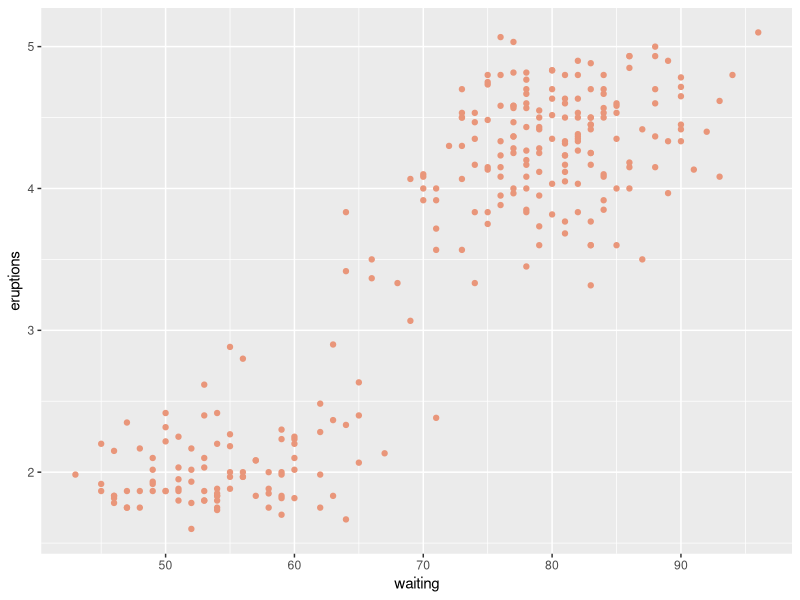
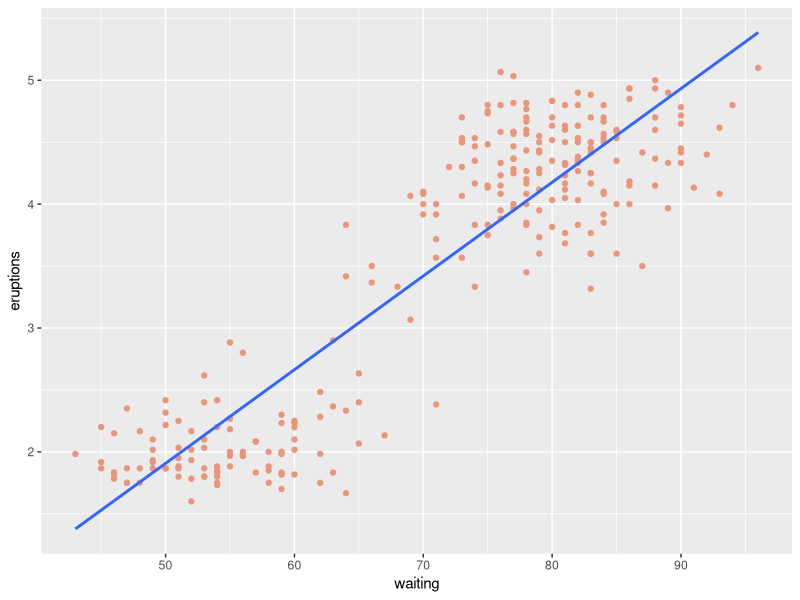
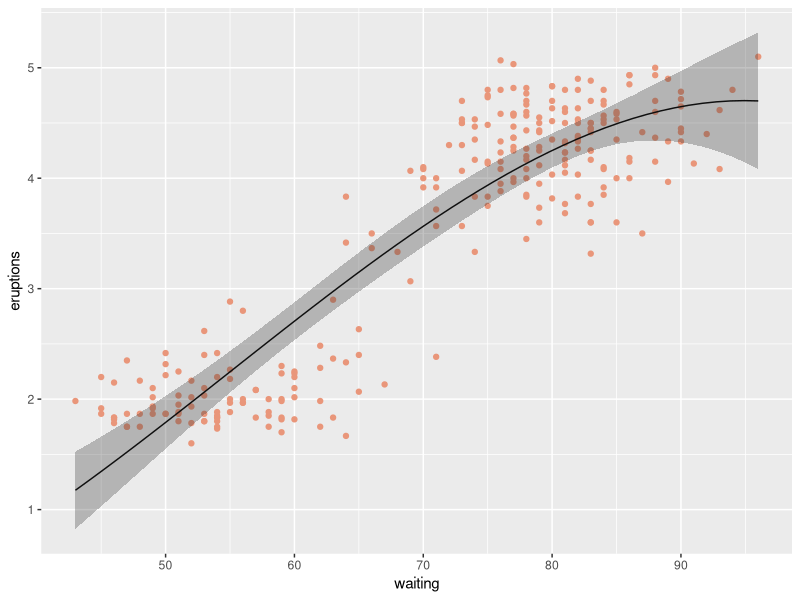
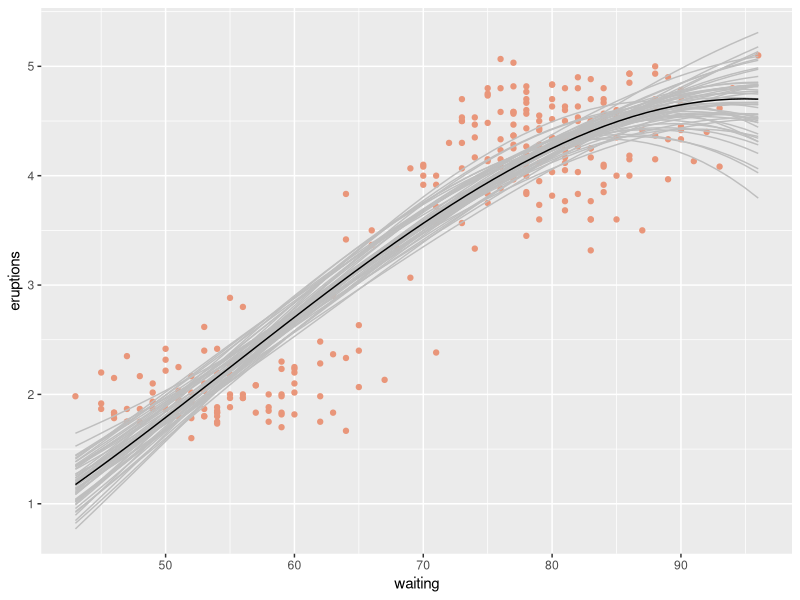
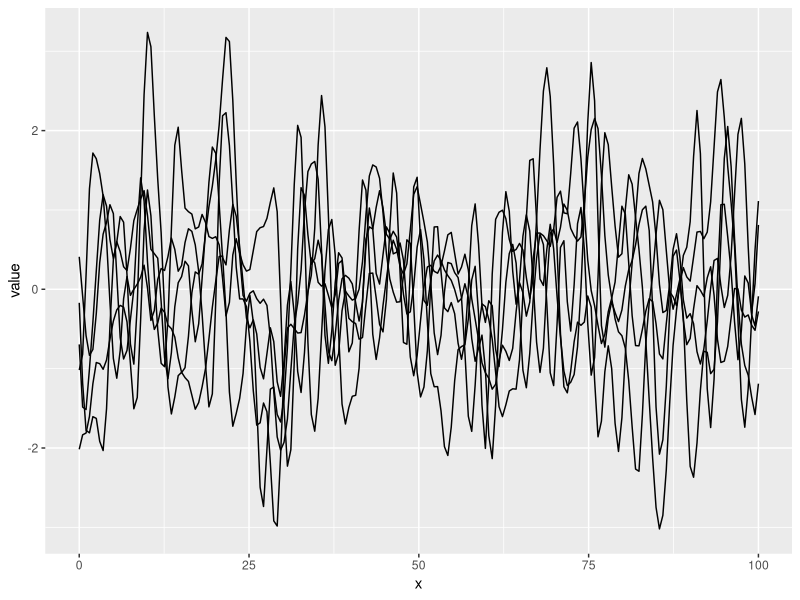
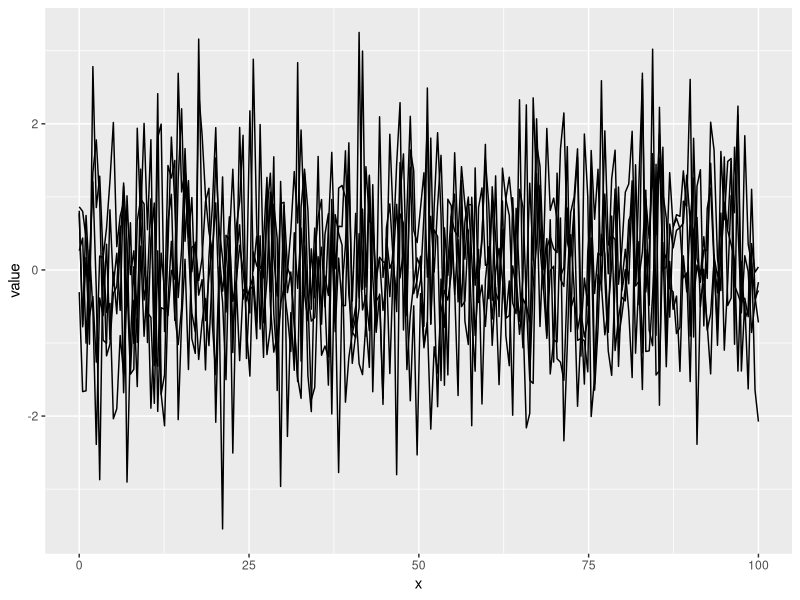
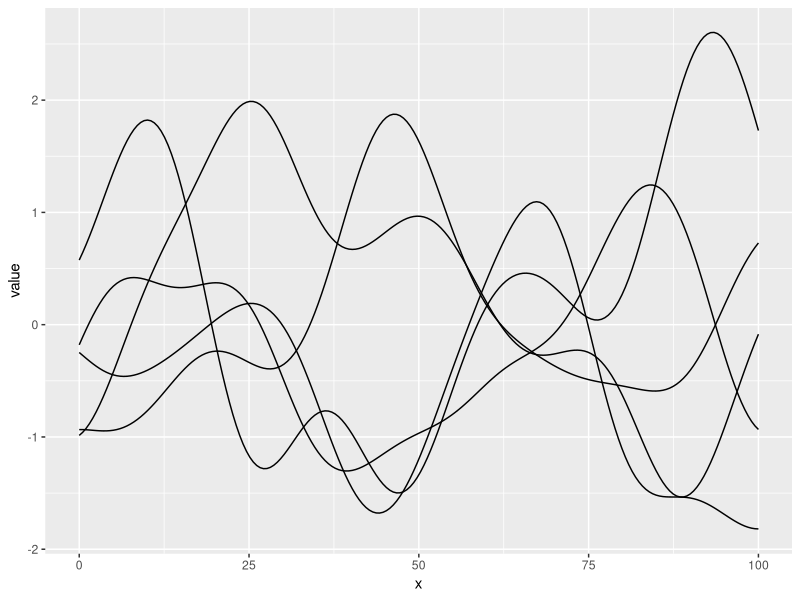

Write R code to recreate these figures, in order.
## ---- chunk 1
# rm(list = ls())
library(tidyverse)
library(MASS)
library('reshape2')
# Set seed for reproducible results
set.seed(2112)

## ---- chunk 2
data("faithful",package="datasets")
summary(faithful)

# Show Data Points
ggplot(data = faithful)  + 
  geom_point(aes(waiting, eruptions), colour = "darksalmon")

# Linear Model
eruption.lm <- lm(eruptions ~ waiting, data=faithful)
summary(eruption.lm)

ggplot()  + 
  geom_point(data = faithful, aes(waiting, eruptions), color = "darksalmon") +
  stat_smooth(data = faithful, aes(waiting, eruptions), method = "lm", se = FALSE)
  
## ---- chunk 3
# Assign Values
y <- faithful$eruptions
x <- faithful$waiting

# Define the points at which we want to define the functions
x.star <- seq(min(x), max(x), len = 50)

# Assign Phi
X <- matrix(1,length(x),4)
X[,2] <- x
X[,3] <- x^2
X[,4] <- x^3

# Assign Phi.star
X.star <- matrix(1,50,4)
X.star[,2] <- x.star
X.star[,3] <- x.star^2
X.star[,4] <- x.star^3
## ---- chunk 4
Sigma = diag ( rep (1, 4))
sig2 = 1
A = (1 / sig2) * t(X) %*% X + solve(Sigma)
Ainv <- solve(A)

## ---- chunk 5
m <- (1 / sig2) * Ainv %*% t(X) %*% y
fstar.mean = X.star %*% m
fstar.cov = X.star %*% Ainv %*% t(X.star)

# Credible Intervals
interval <- 1.96 * sqrt(diag(fstar.cov))
l1 <- fstar.mean - interval
l2 <- fstar.mean + interval
## ---- chunk 6

ggplot()  + 
  geom_point(data = faithful, aes(waiting, eruptions), color = "darksalmon") +
  geom_line(aes(x.star,fstar.mean)) +
  geom_ribbon(aes(x.star, ymin = l1, ymax = l2), alpha = 0.3)

## ---- chunk 7
n.samples <- 50
values <- matrix(rep(0, length(x.star) * n.samples), ncol = n.samples)
for (i in 1:n.samples) {
  values[,i] <- mvrnorm(1, fstar.mean, fstar.cov)
}
values <- cbind(x = x.star, as.data.frame(values))
values <- melt(values, id ="x")

ggplot()  + 
  geom_point(data = faithful, aes(waiting, eruptions), color = "darksalmon") +
  geom_line(data = values, aes(x = x, y = value, group = variable), colour="grey") +
  geom_line(aes(x.star,fstar.mean))
## ---- chunk 8
rm(list = ls()) # Clear Environment

# I start writing a function to estimate the covariance
calcSigma <- function(X1, X2, l = 1, alpha = 1) {
  # Calculates the covariance matrix using the squared exponential covariance function
  Sigma <- matrix(rep(0, length(X1)*length(X2)), nrow=length(X1))
  
  for (i in 1:nrow(Sigma)) {
    for (j in 1:ncol(Sigma)) {
      Sigma[i,j] <- alpha^2 * exp(-0.5*(abs(X1[i]-X2[j])/l)^2)
    }
  }
  return(Sigma)
}

# Generate a grid of 200 inputs
x.star <- seq(0, 100, len = 200)
## ---- chunk 9
sigma <- calcSigma(x.star,x.star)

# Sample 5 functions
n.samples <- 5
values <- matrix(rep(0,length(x.star)*n.samples), ncol=n.samples)
for (i in 1:n.samples) {
  values[,i] <- mvrnorm(1, rep(0, length(x.star)), sigma)
}
values <- cbind(x = x.star, as.data.frame(values))
values <- melt(values, id = "x")

# Plot the 5 functions
ggplot(values, aes(x,value)) +
  geom_line(aes(group=variable)) 
## ---- chunk 10
sigma <- calcSigma(x.star,x.star, l = 0.1)

# Sample 5 functions
n.samples <- 5
values <- matrix(rep(0,length(x.star)*n.samples), ncol=n.samples)
for (i in 1:n.samples) {
  values[,i] <- mvrnorm(1, rep(0, length(x.star)), sigma)
}
values <- cbind(x = x.star, as.data.frame(values))
values <- melt(values, id = "x")

# Plot the 5 functions
ggplot(values, aes(x,value)) +
  geom_line(aes(group=variable)) 
## ---- chunk 11
sigma <- calcSigma(x.star,x.star, l = 10)

# Sample 5 functions
n.samples <- 5
values <- matrix(rep(0,length(x.star)*n.samples), ncol=n.samples)
for (i in 1:n.samples) {
  values[,i] <- mvrnorm(1, rep(0, length(x.star)), sigma)
}
values <- cbind(x = x.star, as.data.frame(values))
values <- melt(values, id = "x")

# Plot the 5 functions
ggplot(values, aes(x,value)) +
  geom_line(aes(group=variable)) 
